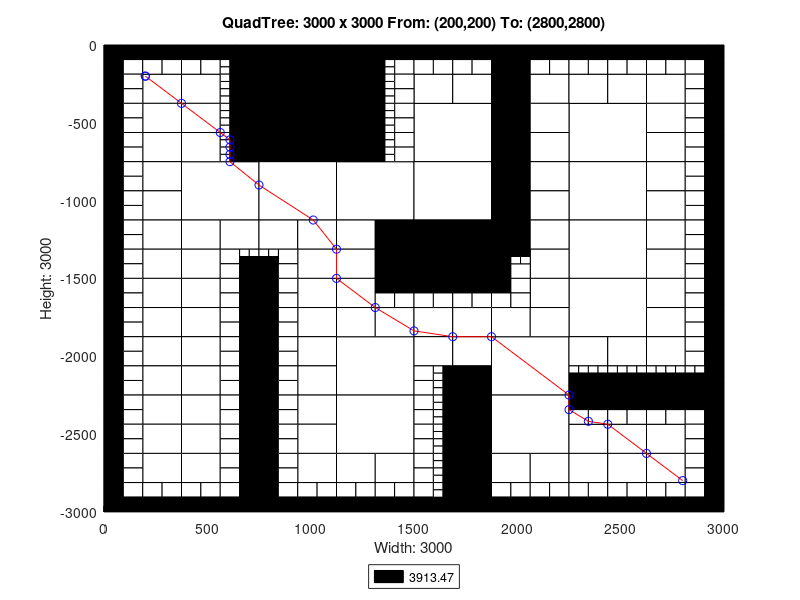

Write the MATLAB code that produced this figure.
axis([0 3000 -3000 0]);
title('QuadTree: 3000 x 3000 From: (200,200) To: (2800,2800)');
xlabel('Width: 3000');
ylabel('Height: 3000');
rectangle('Position',[750 -375 375 375], 'FaceColor',[0 0 0]);
rectangle('Position',[750 -750 375 375], 'FaceColor',[0 0 0]);
rectangle('Position',[375 -1125 375 375], 'FaceColor',[1 1 1]);
rectangle('Position',[750 -1125 375 375], 'FaceColor',[1 1 1]);
rectangle('Position',[1125 -1125 375 375], 'FaceColor',[1 1 1]);
rectangle('Position',[1500 -750 375 375], 'FaceColor',[1 1 1]);
rectangle('Position',[2250 -750 375 375], 'FaceColor',[1 1 1]);
rectangle('Position',[1500 -1125 375 375], 'FaceColor',[1 1 1]);
rectangle('Position',[1500 -1500 375 375], 'FaceColor',[0 0 0]);
rectangle('Position',[2250 -1125 375 375], 'FaceColor',[1 1 1]);
rectangle('Position',[2250 -1500 375 375], 'FaceColor',[1 1 1]);
rectangle('Position',[1125 -2250 375 375], 'FaceColor',[1 1 1]);
rectangle('Position',[1125 -2625 375 375], 'FaceColor',[1 1 1]);
rectangle('Position',[1875 -2250 375 375], 'FaceColor',[1 1 1]);
rectangle('Position',[2250 -1875 375 375], 'FaceColor',[1 1 1]);
rectangle('Position',[1875 -2625 375 375], 'FaceColor',[1 1 1]);
rectangle('Position',[187.5 -375 187.5 187.5], 'FaceColor',[1 1 1]);
rectangle('Position',[375 -375 187.5 187.5], 'FaceColor',[1 1 1]);
rectangle('Position',[187.5 -562.5 187.5 187.5], 'FaceColor',[1 1 1]);
rectangle('Position',[187.5 -750 187.5 187.5], 'FaceColor',[1 1 1]);
rectangle('Position',[375 -562.5 187.5 187.5], 'FaceColor',[1 1 1]);
rectangle('Position',[375 -750 187.5 187.5], 'FaceColor',[1 1 1]);
rectangle('Position',[1125 -187.5 187.5 187.5], 'FaceColor',[0 0 0]);
rectangle('Position',[1125 -375 187.5 187.5], 'FaceColor',[0 0 0]);
rectangle('Position',[1125 -562.5 187.5 187.5], 'FaceColor',[0 0 0]);
rectangle('Position',[1125 -750 187.5 187.5], 'FaceColor',[0 0 0]);
rectangle('Position',[187.5 -937.5 187.5 187.5], 'FaceColor',[1 1 1]);
rectangle('Position',[187.5 -1125 187.5 187.5], 'FaceColor',[1 1 1]);
rectangle('Position',[187.5 -1312.5 187.5 187.5], 'FaceColor',[1 1 1]);
rectangle('Position',[187.5 -1500 187.5 187.5], 'FaceColor',[1 1 1]);
rectangle('Position',[375 -1312.5 187.5 187.5], 'FaceColor',[1 1 1]);
rectangle('Position',[562.5 -1312.5 187.5 187.5], 'FaceColor',[1 1 1]);
rectangle('Position',[375 -1500 187.5 187.5], 'FaceColor',[1 1 1]);
rectangle('Position',[750 -1312.5 187.5 187.5], 'FaceColor',[1 1 1]);
rectangle('Position',[937.5 -1312.5 187.5 187.5], 'FaceColor',[1 1 1]);
rectangle('Position',[937.5 -1500 187.5 187.5], 'FaceColor',[1 1 1]);
rectangle('Position',[1125 -1312.5 187.5 187.5], 'FaceColor',[1 1 1]);
rectangle('Position',[1312.5 -1312.5 187.5 187.5], 'FaceColor',[0 0 0]);
rectangle('Position',[1125 -1500 187.5 187.5], 'FaceColor',[1 1 1]);
rectangle('Position',[1312.5 -1500 187.5 187.5], 'FaceColor',[0 0 0]);
rectangle('Position',[1500 -375 187.5 187.5], 'FaceColor',[1 1 1]);
rectangle('Position',[1687.5 -375 187.5 187.5], 'FaceColor',[1 1 1]);
rectangle('Position',[1875 -187.5 187.5 187.5], 'FaceColor',[0 0 0]);
rectangle('Position',[1875 -375 187.5 187.5], 'FaceColor',[0 0 0]);
rectangle('Position',[2062.5 -375 187.5 187.5], 'FaceColor',[1 1 1]);
rectangle('Position',[1875 -562.5 187.5 187.5], 'FaceColor',[0 0 0]);
rectangle('Position',[2062.5 -562.5 187.5 187.5], 'FaceColor',[1 1 1]);
rectangle('Position',[1875 -750 187.5 187.5], 'FaceColor',[0 0 0]);
rectangle('Position',[2062.5 -750 187.5 187.5], 'FaceColor',[1 1 1]);
rectangle('Position',[2250 -375 187.5 187.5], 'FaceColor',[1 1 1]);
rectangle('Position',[2437.5 -375 187.5 187.5], 'FaceColor',[1 1 1]);
rectangle('Position',[2625 -375 187.5 187.5], 'FaceColor',[1 1 1]);
rectangle('Position',[2625 -562.5 187.5 187.5], 'FaceColor',[1 1 1]);
rectangle('Position',[2625 -750 187.5 187.5], 'FaceColor',[1 1 1]);
rectangle('Position',[1875 -937.5 187.5 187.5], 'FaceColor',[0 0 0]);
rectangle('Position',[2062.5 -937.5 187.5 187.5], 'FaceColor',[1 1 1]);
rectangle('Position',[1875 -1125 187.5 187.5], 'FaceColor',[0 0 0]);
rectangle('Position',[2062.5 -1125 187.5 187.5], 'FaceColor',[1 1 1]);
rectangle('Position',[1875 -1312.5 187.5 187.5], 'FaceColor',[0 0 0]);
rectangle('Position',[2062.5 -1312.5 187.5 187.5], 'FaceColor',[1 1 1]);
rectangle('Position',[2062.5 -1500 187.5 187.5], 'FaceColor',[1 1 1]);
rectangle('Position',[2625 -937.5 187.5 187.5], 'FaceColor',[1 1 1]);
rectangle('Position',[2625 -1125 187.5 187.5], 'FaceColor',[1 1 1]);
rectangle('Position',[2625 -1312.5 187.5 187.5], 'FaceColor',[1 1 1]);
rectangle('Position',[2625 -1500 187.5 187.5], 'FaceColor',[1 1 1]);
rectangle('Position',[187.5 -1687.5 187.5 187.5], 'FaceColor',[1 1 1]);
rectangle('Position',[187.5 -1875 187.5 187.5], 'FaceColor',[1 1 1]);
rectangle('Position',[375 -1687.5 187.5 187.5], 'FaceColor',[1 1 1]);
rectangle('Position',[375 -1875 187.5 187.5], 'FaceColor',[1 1 1]);
rectangle('Position',[187.5 -2062.5 187.5 187.5], 'FaceColor',[1 1 1]);
rectangle('Position',[187.5 -2250 187.5 187.5], 'FaceColor',[1 1 1]);
rectangle('Position',[375 -2062.5 187.5 187.5], 'FaceColor',[1 1 1]);
rectangle('Position',[375 -2250 187.5 187.5], 'FaceColor',[1 1 1]);
rectangle('Position',[937.5 -1687.5 187.5 187.5], 'FaceColor',[1 1 1]);
rectangle('Position',[937.5 -1875 187.5 187.5], 'FaceColor',[1 1 1]);
rectangle('Position',[1125 -1687.5 187.5 187.5], 'FaceColor',[1 1 1]);
rectangle('Position',[1125 -1875 187.5 187.5], 'FaceColor',[1 1 1]);
rectangle('Position',[1312.5 -1875 187.5 187.5], 'FaceColor',[1 1 1]);
rectangle('Position',[937.5 -2062.5 187.5 187.5], 'FaceColor',[1 1 1]);
rectangle('Position',[937.5 -2250 187.5 187.5], 'FaceColor',[1 1 1]);
rectangle('Position',[187.5 -2437.5 187.5 187.5], 'FaceColor',[1 1 1]);
rectangle('Position',[187.5 -2625 187.5 187.5], 'FaceColor',[1 1 1]);
rectangle('Position',[375 -2437.5 187.5 187.5], 'FaceColor',[1 1 1]);
rectangle('Position',[375 -2625 187.5 187.5], 'FaceColor',[1 1 1]);
rectangle('Position',[187.5 -2812.5 187.5 187.5], 'FaceColor',[1 1 1]);
rectangle('Position',[375 -2812.5 187.5 187.5], 'FaceColor',[1 1 1]);
rectangle('Position',[937.5 -2437.5 187.5 187.5], 'FaceColor',[1 1 1]);
rectangle('Position',[937.5 -2625 187.5 187.5], 'FaceColor',[1 1 1]);
rectangle('Position',[937.5 -2812.5 187.5 187.5], 'FaceColor',[1 1 1]);
rectangle('Position',[1125 -2812.5 187.5 187.5], 'FaceColor',[1 1 1]);
rectangle('Position',[1312.5 -2812.5 187.5 187.5], 'FaceColor',[1 1 1]);
rectangle('Position',[1500 -1875 187.5 187.5], 'FaceColor',[1 1 1]);
rectangle('Position',[1687.5 -1875 187.5 187.5], 'FaceColor',[1 1 1]);
rectangle('Position',[2062.5 -1687.5 187.5 187.5], 'FaceColor',[1 1 1]);
rectangle('Position',[1875 -1875 187.5 187.5], 'FaceColor',[1 1 1]);
rectangle('Position',[2062.5 -1875 187.5 187.5], 'FaceColor',[1 1 1]);
rectangle('Position',[1500 -2062.5 187.5 187.5], 'FaceColor',[1 1 1]);
rectangle('Position',[1687.5 -2062.5 187.5 187.5], 'FaceColor',[1 1 1]);
rectangle('Position',[1687.5 -2250 187.5 187.5], 'FaceColor',[0 0 0]);
rectangle('Position',[2625 -1687.5 187.5 187.5], 'FaceColor',[1 1 1]);
rectangle('Position',[2625 -1875 187.5 187.5], 'FaceColor',[1 1 1]);
rectangle('Position',[2250 -2062.5 187.5 187.5], 'FaceColor',[1 1 1]);
rectangle('Position',[2437.5 -2062.5 187.5 187.5], 'FaceColor',[1 1 1]);
rectangle('Position',[2625 -2062.5 187.5 187.5], 'FaceColor',[1 1 1]);
rectangle('Position',[1687.5 -2437.5 187.5 187.5], 'FaceColor',[0 0 0]);
rectangle('Position',[1687.5 -2625 187.5 187.5], 'FaceColor',[0 0 0]);
rectangle('Position',[1687.5 -2812.5 187.5 187.5], 'FaceColor',[0 0 0]);
rectangle('Position',[1687.5 -3000 187.5 187.5], 'FaceColor',[0 0 0]);
rectangle('Position',[1875 -2812.5 187.5 187.5], 'FaceColor',[1 1 1]);
rectangle('Position',[2062.5 -2812.5 187.5 187.5], 'FaceColor',[1 1 1]);
rectangle('Position',[2250 -2625 187.5 187.5], 'FaceColor',[1 1 1]);
rectangle('Position',[2437.5 -2625 187.5 187.5], 'FaceColor',[1 1 1]);
rectangle('Position',[2625 -2625 187.5 187.5], 'FaceColor',[1 1 1]);
rectangle('Position',[2250 -2812.5 187.5 187.5], 'FaceColor',[1 1 1]);
rectangle('Position',[2437.5 -2812.5 187.5 187.5], 'FaceColor',[1 1 1]);
rectangle('Position',[2625 -2812.5 187.5 187.5], 'FaceColor',[1 1 1]);
rectangle('Position',[0 -93.75 93.75 93.75], 'FaceColor',[0 0 0]);
rectangle('Position',[93.75 -93.75 93.75 93.75], 'FaceColor',[0 0 0]);
rectangle('Position',[0 -187.5 93.75 93.75], 'FaceColor',[0 0 0]);
rectangle('Position',[93.75 -187.5 93.75 93.75], 'FaceColor',[1 1 1]);
rectangle('Position',[187.5 -93.75 93.75 93.75], 'FaceColor',[0 0 0]);
rectangle('Position',[281.25 -93.75 93.75 93.75], 'FaceColor',[0 0 0]);
rectangle('Position',[187.5 -187.5 93.75 93.75], 'FaceColor',[1 1 1]);
rectangle('Position',[281.25 -187.5 93.75 93.75], 'FaceColor',[1 1 1]);
rectangle('Position',[0 -281.25 93.75 93.75], 'FaceColor',[0 0 0]);
rectangle('Position',[93.75 -281.25 93.75 93.75], 'FaceColor',[1 1 1]);
rectangle('Position',[0 -375 93.75 93.75], 'FaceColor',[0 0 0]);
rectangle('Position',[93.75 -375 93.75 93.75], 'FaceColor',[1 1 1]);
rectangle('Position',[375 -93.75 93.75 93.75], 'FaceColor',[0 0 0]);
rectangle('Position',[468.75 -93.75 93.75 93.75], 'FaceColor',[0 0 0]);
rectangle('Position',[375 -187.5 93.75 93.75], 'FaceColor',[1 1 1]);
rectangle('Position',[468.75 -187.5 93.75 93.75], 'FaceColor',[1 1 1]);
rectangle('Position',[562.5 -93.75 93.75 93.75], 'FaceColor',[0 0 0]);
rectangle('Position',[656.25 -93.75 93.75 93.75], 'FaceColor',[0 0 0]);
rectangle('Position',[656.25 -187.5 93.75 93.75], 'FaceColor',[0 0 0]);
rectangle('Position',[656.25 -281.25 93.75 93.75], 'FaceColor',[0 0 0]);
rectangle('Position',[656.25 -375 93.75 93.75], 'FaceColor',[0 0 0]);
rectangle('Position',[0 -468.75 93.75 93.75], 'FaceColor',[0 0 0]);
rectangle('Position',[93.75 -468.75 93.75 93.75], 'FaceColor',[1 1 1]);
rectangle('Position',[0 -562.5 93.75 93.75], 'FaceColor',[0 0 0]);
rectangle('Position',[93.75 -562.5 93.75 93.75], 'FaceColor',[1 1 1]);
rectangle('Position',[0 -656.25 93.75 93.75], 'FaceColor',[0 0 0]);
rectangle('Position',[93.75 -656.25 93.75 93.75], 'FaceColor',[1 1 1]);
rectangle('Position',[0 -750 93.75 93.75], 'FaceColor',[0 0 0]);
rectangle('Position',[93.75 -750 93.75 93.75], 'FaceColor',[1 1 1]);
rectangle('Position',[656.25 -468.75 93.75 93.75], 'FaceColor',[0 0 0]);
rectangle('Position',[656.25 -562.5 93.75 93.75], 'FaceColor',[0 0 0]);
rectangle('Position',[656.25 -656.25 93.75 93.75], 'FaceColor',[0 0 0]);
rectangle('Position',[656.25 -750 93.75 93.75], 'FaceColor',[0 0 0]);
rectangle('Position',[1312.5 -93.75 93.75 93.75], 'FaceColor',[0 0 0]);
rectangle('Position',[1406.25 -93.75 93.75 93.75], 'FaceColor',[0 0 0]);
rectangle('Position',[1406.25 -187.5 93.75 93.75], 'FaceColor',[1 1 1]);
rectangle('Position',[1406.25 -281.25 93.75 93.75], 'FaceColor',[1 1 1]);
rectangle('Position',[1406.25 -375 93.75 93.75], 'FaceColor',[1 1 1]);
rectangle('Position',[1406.25 -468.75 93.75 93.75], 'FaceColor',[1 1 1]);
rectangle('Position',[1406.25 -562.5 93.75 93.75], 'FaceColor',[1 1 1]);
rectangle('Position',[1406.25 -656.25 93.75 93.75], 'FaceColor',[1 1 1]);
rectangle('Position',[1406.25 -750 93.75 93.75], 'FaceColor',[1 1 1]);
rectangle('Position',[0 -843.75 93.75 93.75], 'FaceColor',[0 0 0]);
rectangle('Position',[93.75 -843.75 93.75 93.75], 'FaceColor',[1 1 1]);
rectangle('Position',[0 -937.5 93.75 93.75], 'FaceColor',[0 0 0]);
rectangle('Position',[93.75 -937.5 93.75 93.75], 'FaceColor',[1 1 1]);
rectangle('Position',[0 -1031.25 93.75 93.75], 'FaceColor',[0 0 0]);
rectangle('Position',[93.75 -1031.25 93.75 93.75], 'FaceColor',[1 1 1]);
rectangle('Position',[0 -1125 93.75 93.75], 'FaceColor',[0 0 0]);
rectangle('Position',[93.75 -1125 93.75 93.75], 'FaceColor',[1 1 1]);
rectangle('Position',[0 -1218.75 93.75 93.75], 'FaceColor',[0 0 0]);
rectangle('Position',[93.75 -1218.75 93.75 93.75], 'FaceColor',[1 1 1]);
rectangle('Position',[0 -1312.5 93.75 93.75], 'FaceColor',[0 0 0]);
rectangle('Position',[93.75 -1312.5 93.75 93.75], 'FaceColor',[1 1 1]);
rectangle('Position',[0 -1406.25 93.75 93.75], 'FaceColor',[0 0 0]);
rectangle('Position',[93.75 -1406.25 93.75 93.75], 'FaceColor',[1 1 1]);
rectangle('Position',[0 -1500 93.75 93.75], 'FaceColor',[0 0 0]);
rectangle('Position',[93.75 -1500 93.75 93.75], 'FaceColor',[1 1 1]);
rectangle('Position',[562.5 -1406.25 93.75 93.75], 'FaceColor',[1 1 1]);
rectangle('Position',[562.5 -1500 93.75 93.75], 'FaceColor',[1 1 1]);
rectangle('Position',[656.25 -1500 93.75 93.75], 'FaceColor',[0 0 0]);
rectangle('Position',[843.75 -1406.25 93.75 93.75], 'FaceColor',[1 1 1]);
rectangle('Position',[750 -1500 93.75 93.75], 'FaceColor',[0 0 0]);
rectangle('Position',[843.75 -1500 93.75 93.75], 'FaceColor',[1 1 1]);
rectangle('Position',[1500 -93.75 93.75 93.75], 'FaceColor',[0 0 0]);
rectangle('Position',[1593.75 -93.75 93.75 93.75], 'FaceColor',[0 0 0]);
rectangle('Position',[1500 -187.5 93.75 93.75], 'FaceColor',[1 1 1]);
rectangle('Position',[1593.75 -187.5 93.75 93.75], 'FaceColor',[1 1 1]);
rectangle('Position',[1687.5 -93.75 93.75 93.75], 'FaceColor',[0 0 0]);
rectangle('Position',[1781.25 -93.75 93.75 93.75], 'FaceColor',[0 0 0]);
rectangle('Position',[1687.5 -187.5 93.75 93.75], 'FaceColor',[1 1 1]);
rectangle('Position',[1781.25 -187.5 93.75 93.75], 'FaceColor',[1 1 1]);
rectangle('Position',[2062.5 -93.75 93.75 93.75], 'FaceColor',[0 0 0]);
rectangle('Position',[2156.25 -93.75 93.75 93.75], 'FaceColor',[0 0 0]);
rectangle('Position',[2062.5 -187.5 93.75 93.75], 'FaceColor',[1 1 1]);
rectangle('Position',[2156.25 -187.5 93.75 93.75], 'FaceColor',[1 1 1]);
rectangle('Position',[2250 -93.75 93.75 93.75], 'FaceColor',[0 0 0]);
rectangle('Position',[2343.75 -93.75 93.75 93.75], 'FaceColor',[0 0 0]);
rectangle('Position',[2250 -187.5 93.75 93.75], 'FaceColor',[1 1 1]);
rectangle('Position',[2343.75 -187.5 93.75 93.75], 'FaceColor',[1 1 1]);
rectangle('Position',[2437.5 -93.75 93.75 93.75], 'FaceColor',[0 0 0]);
rectangle('Position',[2531.25 -93.75 93.75 93.75], 'FaceColor',[0 0 0]);
rectangle('Position',[2437.5 -187.5 93.75 93.75], 'FaceColor',[1 1 1]);
rectangle('Position',[2531.25 -187.5 93.75 93.75], 'FaceColor',[1 1 1]);
rectangle('Position',[2625 -93.75 93.75 93.75], 'FaceColor',[0 0 0]);
rectangle('Position',[2718.75 -93.75 93.75 93.75], 'FaceColor',[0 0 0]);
rectangle('Position',[2625 -187.5 93.75 93.75], 'FaceColor',[1 1 1]);
rectangle('Position',[2718.75 -187.5 93.75 93.75], 'FaceColor',[1 1 1]);
rectangle('Position',[2812.5 -93.75 93.75 93.75], 'FaceColor',[0 0 0]);
rectangle('Position',[2906.25 -93.75 93.75 93.75], 'FaceColor',[0 0 0]);
rectangle('Position',[2812.5 -187.5 93.75 93.75], 'FaceColor',[1 1 1]);
rectangle('Position',[2906.25 -187.5 93.75 93.75], 'FaceColor',[0 0 0]);
rectangle('Position',[2812.5 -281.25 93.75 93.75], 'FaceColor',[1 1 1]);
rectangle('Position',[2906.25 -281.25 93.75 93.75], 'FaceColor',[0 0 0]);
rectangle('Position',[2812.5 -375 93.75 93.75], 'FaceColor',[1 1 1]);
rectangle('Position',[2906.25 -375 93.75 93.75], 'FaceColor',[0 0 0]);
rectangle('Position',[2812.5 -468.75 93.75 93.75], 'FaceColor',[1 1 1]);
rectangle('Position',[2906.25 -468.75 93.75 93.75], 'FaceColor',[0 0 0]);
rectangle('Position',[2812.5 -562.5 93.75 93.75], 'FaceColor',[1 1 1]);
rectangle('Position',[2906.25 -562.5 93.75 93.75], 'FaceColor',[0 0 0]);
rectangle('Position',[2812.5 -656.25 93.75 93.75], 'FaceColor',[1 1 1]);
rectangle('Position',[2906.25 -656.25 93.75 93.75], 'FaceColor',[0 0 0]);
rectangle('Position',[2812.5 -750 93.75 93.75], 'FaceColor',[1 1 1]);
rectangle('Position',[2906.25 -750 93.75 93.75], 'FaceColor',[0 0 0]);
rectangle('Position',[1875 -1406.25 93.75 93.75], 'FaceColor',[0 0 0]);
rectangle('Position',[1875 -1500 93.75 93.75], 'FaceColor',[0 0 0]);
rectangle('Position',[1968.75 -1500 93.75 93.75], 'FaceColor',[1 1 1]);
rectangle('Position',[2812.5 -843.75 93.75 93.75], 'FaceColor',[1 1 1]);
rectangle('Position',[2906.25 -843.75 93.75 93.75], 'FaceColor',[0 0 0]);
rectangle('Position',[2812.5 -937.5 93.75 93.75], 'FaceColor',[1 1 1]);
rectangle('Position',[2906.25 -937.5 93.75 93.75], 'FaceColor',[0 0 0]);
rectangle('Position',[2812.5 -1031.25 93.75 93.75], 'FaceColor',[1 1 1]);
rectangle('Position',[2906.25 -1031.25 93.75 93.75], 'FaceColor',[0 0 0]);
rectangle('Position',[2812.5 -1125 93.75 93.75], 'FaceColor',[1 1 1]);
rectangle('Position',[2906.25 -1125 93.75 93.75], 'FaceColor',[0 0 0]);
rectangle('Position',[2812.5 -1218.75 93.75 93.75], 'FaceColor',[1 1 1]);
rectangle('Position',[2906.25 -1218.75 93.75 93.75], 'FaceColor',[0 0 0]);
rectangle('Position',[2812.5 -1312.5 93.75 93.75], 'FaceColor',[1 1 1]);
rectangle('Position',[2906.25 -1312.5 93.75 93.75], 'FaceColor',[0 0 0]);
rectangle('Position',[2812.5 -1406.25 93.75 93.75], 'FaceColor',[1 1 1]);
rectangle('Position',[2906.25 -1406.25 93.75 93.75], 'FaceColor',[0 0 0]);
rectangle('Position',[2812.5 -1500 93.75 93.75], 'FaceColor',[1 1 1]);
rectangle('Position',[2906.25 -1500 93.75 93.75], 'FaceColor',[0 0 0]);
rectangle('Position',[0 -1593.75 93.75 93.75], 'FaceColor',[0 0 0]);
rectangle('Position',[93.75 -1593.75 93.75 93.75], 'FaceColor',[1 1 1]);
rectangle('Position',[0 -1687.5 93.75 93.75], 'FaceColor',[0 0 0]);
rectangle('Position',[93.75 -1687.5 93.75 93.75], 'FaceColor',[1 1 1]);
rectangle('Position',[0 -1781.25 93.75 93.75], 'FaceColor',[0 0 0]);
rectangle('Position',[93.75 -1781.25 93.75 93.75], 'FaceColor',[1 1 1]);
rectangle('Position',[0 -1875 93.75 93.75], 'FaceColor',[0 0 0]);
rectangle('Position',[93.75 -1875 93.75 93.75], 'FaceColor',[1 1 1]);
rectangle('Position',[562.5 -1593.75 93.75 93.75], 'FaceColor',[1 1 1]);
rectangle('Position',[656.25 -1593.75 93.75 93.75], 'FaceColor',[0 0 0]);
rectangle('Position',[562.5 -1687.5 93.75 93.75], 'FaceColor',[1 1 1]);
rectangle('Position',[656.25 -1687.5 93.75 93.75], 'FaceColor',[0 0 0]);
rectangle('Position',[562.5 -1781.25 93.75 93.75], 'FaceColor',[1 1 1]);
rectangle('Position',[656.25 -1781.25 93.75 93.75], 'FaceColor',[0 0 0]);
rectangle('Position',[562.5 -1875 93.75 93.75], 'FaceColor',[1 1 1]);
rectangle('Position',[656.25 -1875 93.75 93.75], 'FaceColor',[0 0 0]);
rectangle('Position',[0 -1968.75 93.75 93.75], 'FaceColor',[0 0 0]);
rectangle('Position',[93.75 -1968.75 93.75 93.75], 'FaceColor',[1 1 1]);
rectangle('Position',[0 -2062.5 93.75 93.75], 'FaceColor',[0 0 0]);
rectangle('Position',[93.75 -2062.5 93.75 93.75], 'FaceColor',[1 1 1]);
rectangle('Position',[0 -2156.25 93.75 93.75], 'FaceColor',[0 0 0]);
rectangle('Position',[93.75 -2156.25 93.75 93.75], 'FaceColor',[1 1 1]);
rectangle('Position',[0 -2250 93.75 93.75], 'FaceColor',[0 0 0]);
rectangle('Position',[93.75 -2250 93.75 93.75], 'FaceColor',[1 1 1]);
rectangle('Position',[562.5 -1968.75 93.75 93.75], 'FaceColor',[1 1 1]);
rectangle('Position',[656.25 -1968.75 93.75 93.75], 'FaceColor',[0 0 0]);
rectangle('Position',[562.5 -2062.5 93.75 93.75], 'FaceColor',[1 1 1]);
rectangle('Position',[656.25 -2062.5 93.75 93.75], 'FaceColor',[0 0 0]);
rectangle('Position',[562.5 -2156.25 93.75 93.75], 'FaceColor',[1 1 1]);
rectangle('Position',[656.25 -2156.25 93.75 93.75], 'FaceColor',[0 0 0]);
rectangle('Position',[562.5 -2250 93.75 93.75], 'FaceColor',[1 1 1]);
rectangle('Position',[656.25 -2250 93.75 93.75], 'FaceColor',[0 0 0]);
rectangle('Position',[750 -1593.75 93.75 93.75], 'FaceColor',[0 0 0]);
rectangle('Position',[843.75 -1593.75 93.75 93.75], 'FaceColor',[1 1 1]);
rectangle('Position',[750 -1687.5 93.75 93.75], 'FaceColor',[0 0 0]);
rectangle('Position',[843.75 -1687.5 93.75 93.75], 'FaceColor',[1 1 1]);
rectangle('Position',[750 -1781.25 93.75 93.75], 'FaceColor',[0 0 0]);
rectangle('Position',[843.75 -1781.25 93.75 93.75], 'FaceColor',[1 1 1]);
rectangle('Position',[750 -1875 93.75 93.75], 'FaceColor',[0 0 0]);
rectangle('Position',[843.75 -1875 93.75 93.75], 'FaceColor',[1 1 1]);
rectangle('Position',[1312.5 -1593.75 93.75 93.75], 'FaceColor',[0 0 0]);
rectangle('Position',[1406.25 -1593.75 93.75 93.75], 'FaceColor',[0 0 0]);
rectangle('Position',[1312.5 -1687.5 93.75 93.75], 'FaceColor',[1 1 1]);
rectangle('Position',[1406.25 -1687.5 93.75 93.75], 'FaceColor',[1 1 1]);
rectangle('Position',[750 -1968.75 93.75 93.75], 'FaceColor',[0 0 0]);
rectangle('Position',[843.75 -1968.75 93.75 93.75], 'FaceColor',[1 1 1]);
rectangle('Position',[750 -2062.5 93.75 93.75], 'FaceColor',[0 0 0]);
rectangle('Position',[843.75 -2062.5 93.75 93.75], 'FaceColor',[1 1 1]);
rectangle('Position',[750 -2156.25 93.75 93.75], 'FaceColor',[0 0 0]);
rectangle('Position',[843.75 -2156.25 93.75 93.75], 'FaceColor',[1 1 1]);
rectangle('Position',[750 -2250 93.75 93.75], 'FaceColor',[0 0 0]);
rectangle('Position',[843.75 -2250 93.75 93.75], 'FaceColor',[1 1 1]);
rectangle('Position',[0 -2343.75 93.75 93.75], 'FaceColor',[0 0 0]);
rectangle('Position',[93.75 -2343.75 93.75 93.75], 'FaceColor',[1 1 1]);
rectangle('Position',[0 -2437.5 93.75 93.75], 'FaceColor',[0 0 0]);
rectangle('Position',[93.75 -2437.5 93.75 93.75], 'FaceColor',[1 1 1]);
rectangle('Position',[0 -2531.25 93.75 93.75], 'FaceColor',[0 0 0]);
rectangle('Position',[93.75 -2531.25 93.75 93.75], 'FaceColor',[1 1 1]);
rectangle('Position',[0 -2625 93.75 93.75], 'FaceColor',[0 0 0]);
rectangle('Position',[93.75 -2625 93.75 93.75], 'FaceColor',[1 1 1]);
rectangle('Position',[562.5 -2343.75 93.75 93.75], 'FaceColor',[1 1 1]);
rectangle('Position',[656.25 -2343.75 93.75 93.75], 'FaceColor',[0 0 0]);
rectangle('Position',[562.5 -2437.5 93.75 93.75], 'FaceColor',[1 1 1]);
rectangle('Position',[656.25 -2437.5 93.75 93.75], 'FaceColor',[0 0 0]);
rectangle('Position',[562.5 -2531.25 93.75 93.75], 'FaceColor',[1 1 1]);
rectangle('Position',[656.25 -2531.25 93.75 93.75], 'FaceColor',[0 0 0]);
rectangle('Position',[562.5 -2625 93.75 93.75], 'FaceColor',[1 1 1]);
rectangle('Position',[656.25 -2625 93.75 93.75], 'FaceColor',[0 0 0]);
rectangle('Position',[0 -2718.75 93.75 93.75], 'FaceColor',[0 0 0]);
rectangle('Position',[93.75 -2718.75 93.75 93.75], 'FaceColor',[1 1 1]);
rectangle('Position',[0 -2812.5 93.75 93.75], 'FaceColor',[0 0 0]);
rectangle('Position',[93.75 -2812.5 93.75 93.75], 'FaceColor',[1 1 1]);
rectangle('Position',[0 -2906.25 93.75 93.75], 'FaceColor',[0 0 0]);
rectangle('Position',[93.75 -2906.25 93.75 93.75], 'FaceColor',[1 1 1]);
rectangle('Position',[0 -3000 93.75 93.75], 'FaceColor',[0 0 0]);
rectangle('Position',[93.75 -3000 93.75 93.75], 'FaceColor',[0 0 0]);
rectangle('Position',[187.5 -2906.25 93.75 93.75], 'FaceColor',[1 1 1]);
rectangle('Position',[281.25 -2906.25 93.75 93.75], 'FaceColor',[1 1 1]);
rectangle('Position',[187.5 -3000 93.75 93.75], 'FaceColor',[0 0 0]);
rectangle('Position',[281.25 -3000 93.75 93.75], 'FaceColor',[0 0 0]);
rectangle('Position',[562.5 -2718.75 93.75 93.75], 'FaceColor',[1 1 1]);
rectangle('Position',[656.25 -2718.75 93.75 93.75], 'FaceColor',[0 0 0]);
rectangle('Position',[562.5 -2812.5 93.75 93.75], 'FaceColor',[1 1 1]);
rectangle('Position',[656.25 -2812.5 93.75 93.75], 'FaceColor',[0 0 0]);
rectangle('Position',[375 -2906.25 93.75 93.75], 'FaceColor',[1 1 1]);
rectangle('Position',[468.75 -2906.25 93.75 93.75], 'FaceColor',[1 1 1]);
rectangle('Position',[375 -3000 93.75 93.75], 'FaceColor',[0 0 0]);
rectangle('Position',[468.75 -3000 93.75 93.75], 'FaceColor',[0 0 0]);
rectangle('Position',[562.5 -2906.25 93.75 93.75], 'FaceColor',[1 1 1]);
rectangle('Position',[656.25 -2906.25 93.75 93.75], 'FaceColor',[0 0 0]);
rectangle('Position',[562.5 -3000 93.75 93.75], 'FaceColor',[0 0 0]);
rectangle('Position',[656.25 -3000 93.75 93.75], 'FaceColor',[0 0 0]);
rectangle('Position',[750 -2343.75 93.75 93.75], 'FaceColor',[0 0 0]);
rectangle('Position',[843.75 -2343.75 93.75 93.75], 'FaceColor',[1 1 1]);
rectangle('Position',[750 -2437.5 93.75 93.75], 'FaceColor',[0 0 0]);
rectangle('Position',[843.75 -2437.5 93.75 93.75], 'FaceColor',[1 1 1]);
rectangle('Position',[750 -2531.25 93.75 93.75], 'FaceColor',[0 0 0]);
rectangle('Position',[843.75 -2531.25 93.75 93.75], 'FaceColor',[1 1 1]);
rectangle('Position',[750 -2625 93.75 93.75], 'FaceColor',[0 0 0]);
rectangle('Position',[843.75 -2625 93.75 93.75], 'FaceColor',[1 1 1]);
rectangle('Position',[750 -2718.75 93.75 93.75], 'FaceColor',[0 0 0]);
rectangle('Position',[843.75 -2718.75 93.75 93.75], 'FaceColor',[1 1 1]);
rectangle('Position',[750 -2812.5 93.75 93.75], 'FaceColor',[0 0 0]);
rectangle('Position',[843.75 -2812.5 93.75 93.75], 'FaceColor',[1 1 1]);
rectangle('Position',[750 -2906.25 93.75 93.75], 'FaceColor',[0 0 0]);
rectangle('Position',[843.75 -2906.25 93.75 93.75], 'FaceColor',[1 1 1]);
rectangle('Position',[750 -3000 93.75 93.75], 'FaceColor',[0 0 0]);
rectangle('Position',[843.75 -3000 93.75 93.75], 'FaceColor',[0 0 0]);
rectangle('Position',[937.5 -2906.25 93.75 93.75], 'FaceColor',[1 1 1]);
rectangle('Position',[1031.25 -2906.25 93.75 93.75], 'FaceColor',[1 1 1]);
rectangle('Position',[937.5 -3000 93.75 93.75], 'FaceColor',[0 0 0]);
rectangle('Position',[1031.25 -3000 93.75 93.75], 'FaceColor',[0 0 0]);
rectangle('Position',[1125 -2906.25 93.75 93.75], 'FaceColor',[1 1 1]);
rectangle('Position',[1218.75 -2906.25 93.75 93.75], 'FaceColor',[1 1 1]);
rectangle('Position',[1125 -3000 93.75 93.75], 'FaceColor',[0 0 0]);
rectangle('Position',[1218.75 -3000 93.75 93.75], 'FaceColor',[0 0 0]);
rectangle('Position',[1312.5 -2906.25 93.75 93.75], 'FaceColor',[1 1 1]);
rectangle('Position',[1406.25 -2906.25 93.75 93.75], 'FaceColor',[1 1 1]);
rectangle('Position',[1312.5 -3000 93.75 93.75], 'FaceColor',[0 0 0]);
rectangle('Position',[1406.25 -3000 93.75 93.75], 'FaceColor',[0 0 0]);
rectangle('Position',[1500 -1593.75 93.75 93.75], 'FaceColor',[0 0 0]);
rectangle('Position',[1593.75 -1593.75 93.75 93.75], 'FaceColor',[0 0 0]);
rectangle('Position',[1500 -1687.5 93.75 93.75], 'FaceColor',[1 1 1]);
rectangle('Position',[1593.75 -1687.5 93.75 93.75], 'FaceColor',[1 1 1]);
rectangle('Position',[1687.5 -1593.75 93.75 93.75], 'FaceColor',[0 0 0]);
rectangle('Position',[1781.25 -1593.75 93.75 93.75], 'FaceColor',[0 0 0]);
rectangle('Position',[1687.5 -1687.5 93.75 93.75], 'FaceColor',[1 1 1]);
rectangle('Position',[1781.25 -1687.5 93.75 93.75], 'FaceColor',[1 1 1]);
rectangle('Position',[1875 -1593.75 93.75 93.75], 'FaceColor',[0 0 0]);
rectangle('Position',[1968.75 -1593.75 93.75 93.75], 'FaceColor',[1 1 1]);
rectangle('Position',[1875 -1687.5 93.75 93.75], 'FaceColor',[1 1 1]);
rectangle('Position',[1968.75 -1687.5 93.75 93.75], 'FaceColor',[1 1 1]);
rectangle('Position',[1500 -2156.25 93.75 93.75], 'FaceColor',[1 1 1]);
rectangle('Position',[1500 -2250 93.75 93.75], 'FaceColor',[1 1 1]);
rectangle('Position',[2812.5 -1593.75 93.75 93.75], 'FaceColor',[1 1 1]);
rectangle('Position',[2906.25 -1593.75 93.75 93.75], 'FaceColor',[0 0 0]);
rectangle('Position',[2812.5 -1687.5 93.75 93.75], 'FaceColor',[1 1 1]);
rectangle('Position',[2906.25 -1687.5 93.75 93.75], 'FaceColor',[0 0 0]);
rectangle('Position',[2812.5 -1781.25 93.75 93.75], 'FaceColor',[1 1 1]);
rectangle('Position',[2906.25 -1781.25 93.75 93.75], 'FaceColor',[0 0 0]);
rectangle('Position',[2812.5 -1875 93.75 93.75], 'FaceColor',[1 1 1]);
rectangle('Position',[2906.25 -1875 93.75 93.75], 'FaceColor',[0 0 0]);
rectangle('Position',[2250 -2250 93.75 93.75], 'FaceColor',[0 0 0]);
rectangle('Position',[2343.75 -2250 93.75 93.75], 'FaceColor',[0 0 0]);
rectangle('Position',[2437.5 -2250 93.75 93.75], 'FaceColor',[0 0 0]);
rectangle('Position',[2531.25 -2250 93.75 93.75], 'FaceColor',[0 0 0]);
rectangle('Position',[2812.5 -1968.75 93.75 93.75], 'FaceColor',[1 1 1]);
rectangle('Position',[2906.25 -1968.75 93.75 93.75], 'FaceColor',[0 0 0]);
rectangle('Position',[2812.5 -2062.5 93.75 93.75], 'FaceColor',[1 1 1]);
rectangle('Position',[2906.25 -2062.5 93.75 93.75], 'FaceColor',[0 0 0]);
rectangle('Position',[2625 -2250 93.75 93.75], 'FaceColor',[0 0 0]);
rectangle('Position',[2718.75 -2250 93.75 93.75], 'FaceColor',[0 0 0]);
rectangle('Position',[2906.25 -2156.25 93.75 93.75], 'FaceColor',[0 0 0]);
rectangle('Position',[2812.5 -2250 93.75 93.75], 'FaceColor',[0 0 0]);
rectangle('Position',[2906.25 -2250 93.75 93.75], 'FaceColor',[0 0 0]);
rectangle('Position',[1500 -2343.75 93.75 93.75], 'FaceColor',[1 1 1]);
rectangle('Position',[1500 -2437.5 93.75 93.75], 'FaceColor',[1 1 1]);
rectangle('Position',[1500 -2531.25 93.75 93.75], 'FaceColor',[1 1 1]);
rectangle('Position',[1500 -2625 93.75 93.75], 'FaceColor',[1 1 1]);
rectangle('Position',[1500 -2718.75 93.75 93.75], 'FaceColor',[1 1 1]);
rectangle('Position',[1500 -2812.5 93.75 93.75], 'FaceColor',[1 1 1]);
rectangle('Position',[1500 -2906.25 93.75 93.75], 'FaceColor',[1 1 1]);
rectangle('Position',[1500 -3000 93.75 93.75], 'FaceColor',[0 0 0]);
rectangle('Position',[1593.75 -3000 93.75 93.75], 'FaceColor',[0 0 0]);
rectangle('Position',[1875 -2906.25 93.75 93.75], 'FaceColor',[1 1 1]);
rectangle('Position',[1968.75 -2906.25 93.75 93.75], 'FaceColor',[1 1 1]);
rectangle('Position',[1875 -3000 93.75 93.75], 'FaceColor',[0 0 0]);
rectangle('Position',[1968.75 -3000 93.75 93.75], 'FaceColor',[0 0 0]);
rectangle('Position',[2062.5 -2906.25 93.75 93.75], 'FaceColor',[1 1 1]);
rectangle('Position',[2156.25 -2906.25 93.75 93.75], 'FaceColor',[1 1 1]);
rectangle('Position',[2062.5 -3000 93.75 93.75], 'FaceColor',[0 0 0]);
rectangle('Position',[2156.25 -3000 93.75 93.75], 'FaceColor',[0 0 0]);
rectangle('Position',[2250 -2343.75 93.75 93.75], 'FaceColor',[0 0 0]);
rectangle('Position',[2343.75 -2343.75 93.75 93.75], 'FaceColor',[0 0 0]);
rectangle('Position',[2250 -2437.5 93.75 93.75], 'FaceColor',[1 1 1]);
rectangle('Position',[2343.75 -2437.5 93.75 93.75], 'FaceColor',[1 1 1]);
rectangle('Position',[2437.5 -2343.75 93.75 93.75], 'FaceColor',[0 0 0]);
rectangle('Position',[2531.25 -2343.75 93.75 93.75], 'FaceColor',[0 0 0]);
rectangle('Position',[2437.5 -2437.5 93.75 93.75], 'FaceColor',[1 1 1]);
rectangle('Position',[2531.25 -2437.5 93.75 93.75], 'FaceColor',[1 1 1]);
rectangle('Position',[2625 -2343.75 93.75 93.75], 'FaceColor',[0 0 0]);
rectangle('Position',[2718.75 -2343.75 93.75 93.75], 'FaceColor',[0 0 0]);
rectangle('Position',[2625 -2437.5 93.75 93.75], 'FaceColor',[1 1 1]);
rectangle('Position',[2718.75 -2437.5 93.75 93.75], 'FaceColor',[1 1 1]);
rectangle('Position',[2812.5 -2343.75 93.75 93.75], 'FaceColor',[0 0 0]);
rectangle('Position',[2906.25 -2343.75 93.75 93.75], 'FaceColor',[0 0 0]);
rectangle('Position',[2812.5 -2437.5 93.75 93.75], 'FaceColor',[1 1 1]);
rectangle('Position',[2906.25 -2437.5 93.75 93.75], 'FaceColor',[0 0 0]);
rectangle('Position',[2812.5 -2531.25 93.75 93.75], 'FaceColor',[1 1 1]);
rectangle('Position',[2906.25 -2531.25 93.75 93.75], 'FaceColor',[0 0 0]);
rectangle('Position',[2812.5 -2625 93.75 93.75], 'FaceColor',[1 1 1]);
rectangle('Position',[2906.25 -2625 93.75 93.75], 'FaceColor',[0 0 0]);
rectangle('Position',[2250 -2906.25 93.75 93.75], 'FaceColor',[1 1 1]);
rectangle('Position',[2343.75 -2906.25 93.75 93.75], 'FaceColor',[1 1 1]);
rectangle('Position',[2250 -3000 93.75 93.75], 'FaceColor',[0 0 0]);
rectangle('Position',[2343.75 -3000 93.75 93.75], 'FaceColor',[0 0 0]);
rectangle('Position',[2437.5 -2906.25 93.75 93.75], 'FaceColor',[1 1 1]);
rectangle('Position',[2531.25 -2906.25 93.75 93.75], 'FaceColor',[1 1 1]);
rectangle('Position',[2437.5 -3000 93.75 93.75], 'FaceColor',[0 0 0]);
rectangle('Position',[2531.25 -3000 93.75 93.75], 'FaceColor',[0 0 0]);
rectangle('Position',[2812.5 -2718.75 93.75 93.75], 'FaceColor',[1 1 1]);
rectangle('Position',[2906.25 -2718.75 93.75 93.75], 'FaceColor',[0 0 0]);
rectangle('Position',[2812.5 -2812.5 93.75 93.75], 'FaceColor',[1 1 1]);
rectangle('Position',[2906.25 -2812.5 93.75 93.75], 'FaceColor',[0 0 0]);
rectangle('Position',[2625 -2906.25 93.75 93.75], 'FaceColor',[1 1 1]);
rectangle('Position',[2718.75 -2906.25 93.75 93.75], 'FaceColor',[1 1 1]);
rectangle('Position',[2625 -3000 93.75 93.75], 'FaceColor',[0 0 0]);
rectangle('Position',[2718.75 -3000 93.75 93.75], 'FaceColor',[0 0 0]);
rectangle('Position',[2812.5 -2906.25 93.75 93.75], 'FaceColor',[1 1 1]);
rectangle('Position',[2906.25 -2906.25 93.75 93.75], 'FaceColor',[0 0 0]);
rectangle('Position',[2812.5 -3000 93.75 93.75], 'FaceColor',[0 0 0]);
rectangle('Position',[2906.25 -3000 93.75 93.75], 'FaceColor',[0 0 0]);
rectangle('Position',[562.5 -140.625 46.875 46.875], 'FaceColor',[1 1 1]);
rectangle('Position',[609.375 -140.625 46.875 46.875], 'FaceColor',[0 0 0]);
rectangle('Position',[562.5 -187.5 46.875 46.875], 'FaceColor',[1 1 1]);
rectangle('Position',[609.375 -187.5 46.875 46.875], 'FaceColor',[0 0 0]);
rectangle('Position',[562.5 -234.375 46.875 46.875], 'FaceColor',[1 1 1]);
rectangle('Position',[609.375 -234.375 46.875 46.875], 'FaceColor',[0 0 0]);
rectangle('Position',[562.5 -281.25 46.875 46.875], 'FaceColor',[1 1 1]);
rectangle('Position',[609.375 -281.25 46.875 46.875], 'FaceColor',[0 0 0]);
rectangle('Position',[562.5 -328.125 46.875 46.875], 'FaceColor',[1 1 1]);
rectangle('Position',[609.375 -328.125 46.875 46.875], 'FaceColor',[0 0 0]);
rectangle('Position',[562.5 -375 46.875 46.875], 'FaceColor',[1 1 1]);
rectangle('Position',[609.375 -375 46.875 46.875], 'FaceColor',[0 0 0]);
rectangle('Position',[562.5 -421.875 46.875 46.875], 'FaceColor',[1 1 1]);
rectangle('Position',[609.375 -421.875 46.875 46.875], 'FaceColor',[0 0 0]);
rectangle('Position',[562.5 -468.75 46.875 46.875], 'FaceColor',[1 1 1]);
rectangle('Position',[609.375 -468.75 46.875 46.875], 'FaceColor',[0 0 0]);
rectangle('Position',[562.5 -515.625 46.875 46.875], 'FaceColor',[1 1 1]);
rectangle('Position',[609.375 -515.625 46.875 46.875], 'FaceColor',[0 0 0]);
rectangle('Position',[562.5 -562.5 46.875 46.875], 'FaceColor',[1 1 1]);
rectangle('Position',[609.375 -562.5 46.875 46.875], 'FaceColor',[0 0 0]);
rectangle('Position',[562.5 -609.375 46.875 46.875], 'FaceColor',[1 1 1]);
rectangle('Position',[609.375 -609.375 46.875 46.875], 'FaceColor',[0 0 0]);
rectangle('Position',[562.5 -656.25 46.875 46.875], 'FaceColor',[1 1 1]);
rectangle('Position',[609.375 -656.25 46.875 46.875], 'FaceColor',[0 0 0]);
rectangle('Position',[562.5 -703.125 46.875 46.875], 'FaceColor',[1 1 1]);
rectangle('Position',[609.375 -703.125 46.875 46.875], 'FaceColor',[0 0 0]);
rectangle('Position',[562.5 -750 46.875 46.875], 'FaceColor',[1 1 1]);
rectangle('Position',[609.375 -750 46.875 46.875], 'FaceColor',[0 0 0]);
rectangle('Position',[1312.5 -140.625 46.875 46.875], 'FaceColor',[0 0 0]);
rectangle('Position',[1359.38 -140.625 46.875 46.875], 'FaceColor',[1 1 1]);
rectangle('Position',[1312.5 -187.5 46.875 46.875], 'FaceColor',[0 0 0]);
rectangle('Position',[1359.38 -187.5 46.875 46.875], 'FaceColor',[1 1 1]);
rectangle('Position',[1312.5 -234.375 46.875 46.875], 'FaceColor',[0 0 0]);
rectangle('Position',[1359.38 -234.375 46.875 46.875], 'FaceColor',[1 1 1]);
rectangle('Position',[1312.5 -281.25 46.875 46.875], 'FaceColor',[0 0 0]);
rectangle('Position',[1359.38 -281.25 46.875 46.875], 'FaceColor',[1 1 1]);
rectangle('Position',[1312.5 -328.125 46.875 46.875], 'FaceColor',[0 0 0]);
rectangle('Position',[1359.38 -328.125 46.875 46.875], 'FaceColor',[1 1 1]);
rectangle('Position',[1312.5 -375 46.875 46.875], 'FaceColor',[0 0 0]);
rectangle('Position',[1359.38 -375 46.875 46.875], 'FaceColor',[1 1 1]);
rectangle('Position',[1312.5 -421.875 46.875 46.875], 'FaceColor',[0 0 0]);
rectangle('Position',[1359.38 -421.875 46.875 46.875], 'FaceColor',[1 1 1]);
rectangle('Position',[1312.5 -468.75 46.875 46.875], 'FaceColor',[0 0 0]);
rectangle('Position',[1359.38 -468.75 46.875 46.875], 'FaceColor',[1 1 1]);
rectangle('Position',[1312.5 -515.625 46.875 46.875], 'FaceColor',[0 0 0]);
rectangle('Position',[1359.38 -515.625 46.875 46.875], 'FaceColor',[1 1 1]);
rectangle('Position',[1312.5 -562.5 46.875 46.875], 'FaceColor',[0 0 0]);
rectangle('Position',[1359.38 -562.5 46.875 46.875], 'FaceColor',[1 1 1]);
rectangle('Position',[1312.5 -609.375 46.875 46.875], 'FaceColor',[0 0 0]);
rectangle('Position',[1359.38 -609.375 46.875 46.875], 'FaceColor',[1 1 1]);
rectangle('Position',[1312.5 -656.25 46.875 46.875], 'FaceColor',[0 0 0]);
rectangle('Position',[1359.38 -656.25 46.875 46.875], 'FaceColor',[1 1 1]);
rectangle('Position',[1312.5 -703.125 46.875 46.875], 'FaceColor',[0 0 0]);
rectangle('Position',[1359.38 -703.125 46.875 46.875], 'FaceColor',[1 1 1]);
rectangle('Position',[1312.5 -750 46.875 46.875], 'FaceColor',[0 0 0]);
rectangle('Position',[1359.38 -750 46.875 46.875], 'FaceColor',[1 1 1]);
rectangle('Position',[656.25 -1359.38 46.875 46.875], 'FaceColor',[1 1 1]);
rectangle('Position',[703.125 -1359.38 46.875 46.875], 'FaceColor',[1 1 1]);
rectangle('Position',[656.25 -1406.25 46.875 46.875], 'FaceColor',[0 0 0]);
rectangle('Position',[703.125 -1406.25 46.875 46.875], 'FaceColor',[0 0 0]);
rectangle('Position',[750 -1359.38 46.875 46.875], 'FaceColor',[1 1 1]);
rectangle('Position',[796.875 -1359.38 46.875 46.875], 'FaceColor',[1 1 1]);
rectangle('Position',[750 -1406.25 46.875 46.875], 'FaceColor',[0 0 0]);
rectangle('Position',[796.875 -1406.25 46.875 46.875], 'FaceColor',[0 0 0]);
rectangle('Position',[1968.75 -1359.38 46.875 46.875], 'FaceColor',[0 0 0]);
rectangle('Position',[2015.62 -1359.38 46.875 46.875], 'FaceColor',[0 0 0]);
rectangle('Position',[1968.75 -1406.25 46.875 46.875], 'FaceColor',[1 1 1]);
rectangle('Position',[2015.62 -1406.25 46.875 46.875], 'FaceColor',[1 1 1]);
rectangle('Position',[1593.75 -2109.38 46.875 46.875], 'FaceColor',[1 1 1]);
rectangle('Position',[1640.62 -2109.38 46.875 46.875], 'FaceColor',[0 0 0]);
rectangle('Position',[1593.75 -2156.25 46.875 46.875], 'FaceColor',[1 1 1]);
rectangle('Position',[1640.62 -2156.25 46.875 46.875], 'FaceColor',[0 0 0]);
rectangle('Position',[1593.75 -2203.12 46.875 46.875], 'FaceColor',[1 1 1]);
rectangle('Position',[1640.62 -2203.12 46.875 46.875], 'FaceColor',[0 0 0]);
rectangle('Position',[1593.75 -2250 46.875 46.875], 'FaceColor',[1 1 1]);
rectangle('Position',[1640.62 -2250 46.875 46.875], 'FaceColor',[0 0 0]);
rectangle('Position',[2250 -2109.38 46.875 46.875], 'FaceColor',[1 1 1]);
rectangle('Position',[2296.88 -2109.38 46.875 46.875], 'FaceColor',[1 1 1]);
rectangle('Position',[2250 -2156.25 46.875 46.875], 'FaceColor',[0 0 0]);
rectangle('Position',[2296.88 -2156.25 46.875 46.875], 'FaceColor',[0 0 0]);
rectangle('Position',[2343.75 -2109.38 46.875 46.875], 'FaceColor',[1 1 1]);
rectangle('Position',[2390.62 -2109.38 46.875 46.875], 'FaceColor',[1 1 1]);
rectangle('Position',[2343.75 -2156.25 46.875 46.875], 'FaceColor',[0 0 0]);
rectangle('Position',[2390.62 -2156.25 46.875 46.875], 'FaceColor',[0 0 0]);
rectangle('Position',[2437.5 -2109.38 46.875 46.875], 'FaceColor',[1 1 1]);
rectangle('Position',[2484.38 -2109.38 46.875 46.875], 'FaceColor',[1 1 1]);
rectangle('Position',[2437.5 -2156.25 46.875 46.875], 'FaceColor',[0 0 0]);
rectangle('Position',[2484.38 -2156.25 46.875 46.875], 'FaceColor',[0 0 0]);
rectangle('Position',[2531.25 -2109.38 46.875 46.875], 'FaceColor',[1 1 1]);
rectangle('Position',[2578.12 -2109.38 46.875 46.875], 'FaceColor',[1 1 1]);
rectangle('Position',[2531.25 -2156.25 46.875 46.875], 'FaceColor',[0 0 0]);
rectangle('Position',[2578.12 -2156.25 46.875 46.875], 'FaceColor',[0 0 0]);
rectangle('Position',[2625 -2109.38 46.875 46.875], 'FaceColor',[1 1 1]);
rectangle('Position',[2671.88 -2109.38 46.875 46.875], 'FaceColor',[1 1 1]);
rectangle('Position',[2625 -2156.25 46.875 46.875], 'FaceColor',[0 0 0]);
rectangle('Position',[2671.88 -2156.25 46.875 46.875], 'FaceColor',[0 0 0]);
rectangle('Position',[2718.75 -2109.38 46.875 46.875], 'FaceColor',[1 1 1]);
rectangle('Position',[2765.62 -2109.38 46.875 46.875], 'FaceColor',[1 1 1]);
rectangle('Position',[2718.75 -2156.25 46.875 46.875], 'FaceColor',[0 0 0]);
rectangle('Position',[2765.62 -2156.25 46.875 46.875], 'FaceColor',[0 0 0]);
rectangle('Position',[2812.5 -2109.38 46.875 46.875], 'FaceColor',[1 1 1]);
rectangle('Position',[2859.38 -2109.38 46.875 46.875], 'FaceColor',[1 1 1]);
rectangle('Position',[2812.5 -2156.25 46.875 46.875], 'FaceColor',[0 0 0]);
rectangle('Position',[2859.38 -2156.25 46.875 46.875], 'FaceColor',[0 0 0]);
rectangle('Position',[1593.75 -2296.88 46.875 46.875], 'FaceColor',[1 1 1]);
rectangle('Position',[1640.62 -2296.88 46.875 46.875], 'FaceColor',[0 0 0]);
rectangle('Position',[1593.75 -2343.75 46.875 46.875], 'FaceColor',[1 1 1]);
rectangle('Position',[1640.62 -2343.75 46.875 46.875], 'FaceColor',[0 0 0]);
rectangle('Position',[1593.75 -2390.62 46.875 46.875], 'FaceColor',[1 1 1]);
rectangle('Position',[1640.62 -2390.62 46.875 46.875], 'FaceColor',[0 0 0]);
rectangle('Position',[1593.75 -2437.5 46.875 46.875], 'FaceColor',[1 1 1]);
rectangle('Position',[1640.62 -2437.5 46.875 46.875], 'FaceColor',[0 0 0]);
rectangle('Position',[1593.75 -2484.38 46.875 46.875], 'FaceColor',[1 1 1]);
rectangle('Position',[1640.62 -2484.38 46.875 46.875], 'FaceColor',[0 0 0]);
rectangle('Position',[1593.75 -2531.25 46.875 46.875], 'FaceColor',[1 1 1]);
rectangle('Position',[1640.62 -2531.25 46.875 46.875], 'FaceColor',[0 0 0]);
rectangle('Position',[1593.75 -2578.12 46.875 46.875], 'FaceColor',[1 1 1]);
rectangle('Position',[1640.62 -2578.12 46.875 46.875], 'FaceColor',[0 0 0]);
rectangle('Position',[1593.75 -2625 46.875 46.875], 'FaceColor',[1 1 1]);
rectangle('Position',[1640.62 -2625 46.875 46.875], 'FaceColor',[0 0 0]);
rectangle('Position',[1593.75 -2671.88 46.875 46.875], 'FaceColor',[1 1 1]);
rectangle('Position',[1640.62 -2671.88 46.875 46.875], 'FaceColor',[0 0 0]);
rectangle('Position',[1593.75 -2718.75 46.875 46.875], 'FaceColor',[1 1 1]);
rectangle('Position',[1640.62 -2718.75 46.875 46.875], 'FaceColor',[0 0 0]);
rectangle('Position',[1593.75 -2765.62 46.875 46.875], 'FaceColor',[1 1 1]);
rectangle('Position',[1640.62 -2765.62 46.875 46.875], 'FaceColor',[0 0 0]);
rectangle('Position',[1593.75 -2812.5 46.875 46.875], 'FaceColor',[1 1 1]);
rectangle('Position',[1640.62 -2812.5 46.875 46.875], 'FaceColor',[0 0 0]);
rectangle('Position',[1593.75 -2859.38 46.875 46.875], 'FaceColor',[1 1 1]);
rectangle('Position',[1640.62 -2859.38 46.875 46.875], 'FaceColor',[0 0 0]);
rectangle('Position',[1593.75 -2906.25 46.875 46.875], 'FaceColor',[1 1 1]);
rectangle('Position',[1640.62 -2906.25 46.875 46.875], 'FaceColor',[0 0 0]);
X=[2800,2625,2437.5,2343.75,2250,2250,1875,1687.5,1500,1312.5,1125,1125,1012.5,750,609.375,609.375,609.375,609.375,562.5,375,200,200];
Y=[-2800,-2625,-2437.5,-2418.75,-2343.75,-2250,-1875,-1875,-1837.5,-1687.5,-1500,-1312.5,-1125,-900,-750,-703.125,-656.25,-609.375,-562.5,-375,-200,-200];
hold on;
plot(X,Y,'r');
plot(X,Y,'bo');
legend('3913.47','Location','southoutside');
